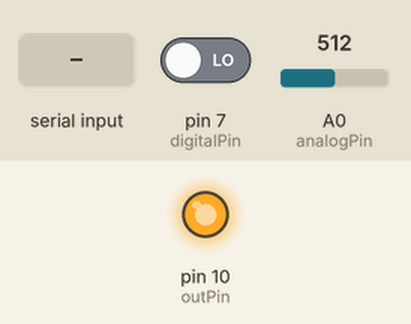
A sketch run on a simulated Arduino Uno, built with avr-gcc and run on an emulated ATmega328P. Parts: output pins drawn as LEDs (lit = HIGH). The inputs (shaded band) are chosen by the test bench; at power-on: pin 7 (digitalPin) LOW, A0 (analogPin) = 512. What the sketch prints to the serial monitor is not drawn.

Above: at 1.2 s.
1.3 s: "0" received over Serial
At 3.4 s:
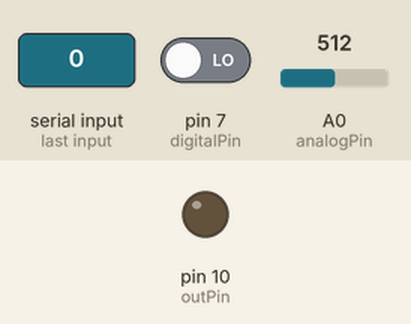
3.8 s: "1" received over Serial
At 5.4 s:
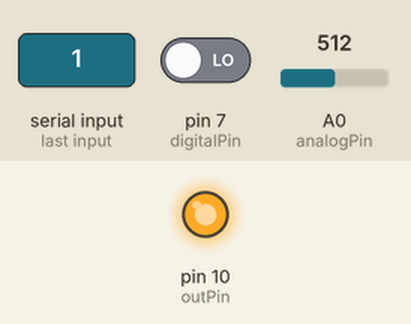
Timing chart, 0 to 6.9 s (numbered marks = the images above; inputs shaded):
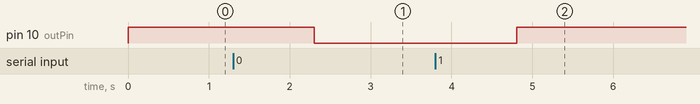

Measured:
- after the input at 1.3 s, pin 10 (outPin): HIGH → LOW after 1.0 s
- after the input at 3.8 s, pin 10 (outPin): LOW → HIGH after 1.0 s

The sketch:

PDM_Total_Demo_Arduino_two_or_more_outputs.ino
```cpp
// Jesse Allison & Anthony T. Marasco
// PDM Total Demo

const int analogPin = A0;//the analog input pin sensor is attached to
const int digitalPin = 7;
const int outPin = 10;
const int outPin2 = 9;

int buttonState = LOW;
int sensorVal;

char incomingBytes[10];      // a variable to read incoming serial data into


void setup() {
  // put your setup code here, to run once:

  pinMode(analogPin, INPUT);
  pinMode(digitalPin, INPUT);
  pinMode(outPin, OUTPUT);

  Serial.begin(9600);

  digitalWrite(outPin, HIGH);
}

void loop() {
  // put your main code here, to run repeatedly:
  sensorVal = analogRead(analogPin);
  buttonState = digitalRead(digitalPin);

  sensorVal = map(sensorVal,0,1023,0,255);

  Serial.print(buttonState);
  Serial.print(",");
  Serial.println(sensorVal);


  if (Serial.available() > 0) {
    // read the oldest byte in the serial buffer:
     Serial.readBytesUntil(255, incomingBytes, 10);

    // if the first byte in the array is a 1, turn on the LED 1:
    if (incomingBytes[0] == '1') {
      digitalWrite(outPin, HIGH);
    }
    // if it's a 0 turn off the LED:
    if (incomingBytes[0] == '0') {
      digitalWrite(outPin, LOW);
    }

    // if the second byte in the array is a 1, turn on the LED 2:
    if (incomingBytes[1] == '1') {
      digitalWrite(outPin2, HIGH);
    }
    // if it's a 0 turn off the LED:
    if (incomingBytes[1] == '0') {
      digitalWrite(outPin2, LOW);
    }

  }


}
```
